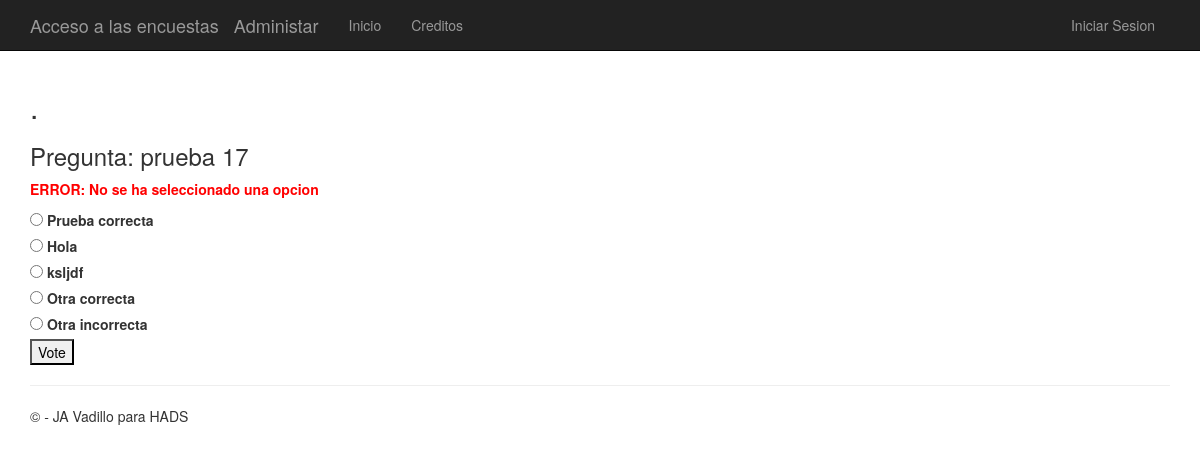
The page /polls/5/vote/ on the database its author committed.
### app/models.py (models this page shows)
class Question(models.Model):
    question_text = models.CharField(max_length=200)
    question_tema = models.CharField(max_length=200)
    pub_date = models.DateTimeField('date published')

class Choice(models.Model):
    question = models.ForeignKey(Question)
    choice_text = models.CharField(max_length=200)
    correct = models.BooleanField(default=False)
    votes = models.IntegerField(default=0)

### app/views.py (the view)
# urls.py: url(r'^polls/(?P<question_id>\d+)/vote/$', app.views.vote, name='vote'),
def vote(request, question_id):
    p = get_object_or_404(Question, pk=question_id)
    try:
        selected_choice = p.choice_set.get(pk=request.POST['choice'])
    except (KeyError, Choice.DoesNotExist):
        return render(request, 'polls/detail.html', {
            'question': p,
            'error_message': "ERROR: No se ha seleccionado una opcion",
        })
    else:
        selected_choice.votes += 1
        selected_choice.save()
        return HttpResponseRedirect(reverse('results', args=(p.id, selected_choice.id, )))

### app/templates/polls/detail.html (shortened to what this page needs)
﻿{% extends "app/layout.html" %}
{% block content %}
<h2>{{ title }}.</h2>
<h3>Pregunta: {{ question.question_text }}</h3>
{% if error_message %}<p><strong style="color:red;"><b>{{ error_message }}</b></strong></p>{% endif %}
{% if request.user.is_authenticated %}
    {% for choice in question.choice_set.all %}
        <label for="choice{{ forloop.counter }}">{{ choice.choice_text }} ---- Veces respondida: {{ choice.votes }}  | </label>
    {% if choice.correct %}
          <label style="color:green;">CORRECTO</label><br />
    {% else %}
        <label style="color:red;">INCORRECTO</label><br />
    {% endif %}
    {% endfor %}
        <a href="{% url 'choice_add' question.id %}"><h3>Insertar Opciones</h3></a>
        <a href="{% url 'chart' question.id %}"> <h3>Ver resultado de la votacion</h3> </a><br />
{% else %}
    <form action="{% url 'vote' question.id %}" method="POST">
    {% for choice in question.choice_set.all %}
        <input type="radio" name="choice" id="choice{{ forloop.counter }}" value="{{ choice.id }}" />
        <label for="choice{{ forloop.counter }}">{{ choice.choice_text }}</label><br />
    {% endfor %}
    <input type="submit" value="Vote" />
    </form>
{% endif %}
{% endblock %}

### app/static/app/content/site.css (style rules this page uses)
body { padding-top: 50px; padding-bottom: 20px; }
input, select, textarea { max-width: 280px; }

### rows shown on the page
Question: question_text "prueba 17"
Choice: choice_text "Prueba correcta"
Choice: choice_text "Hola"
Choice: choice_text "ksljdf"
Choice: choice_text "Otra correcta"
Choice: choice_text "Otra incorrecta"

### other values the page prints
{{ error_message }} "ERROR: No se ha seleccionado una opcion"
